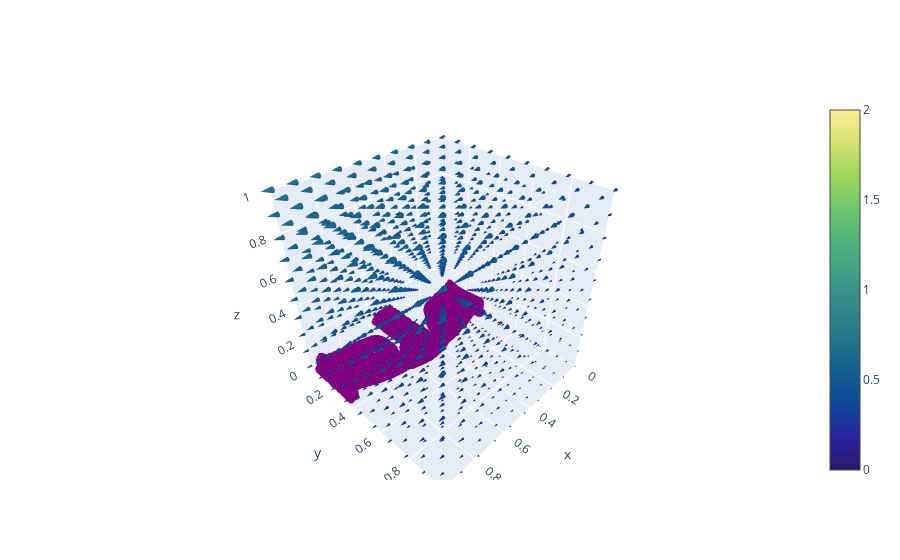

The cell this chart's notebook holds for it:
### Code cell
import plotly.graph_objects as go
import pandas as pd

scatter = go.Scatter3d(
    x=wing_df['x'],
    y=wing_df['y'],
    z=wing_df['z'],
    mode='markers',
    marker=dict(size=1, color='purple')
)

cone = go.Cone(
    x=x_grid.flatten(),
    y=y_grid.flatten(),
    z=z_grid.flatten(),
    u=u_test,
    v=v_test,
    w=w_test,
    sizeref=0.5,
    colorscale='haline',
    cmin=0,
    cmax=2
)

fig = go.Figure(data=[scatter, cone])

fig.update_layout(
    scene = dict(
        xaxis = dict(range=range),
        yaxis = dict(range=range),
        zaxis = dict(range=range)))

fig.show()

### Figure 1 — Plotly figure (JSON) as saved in the notebook; plotly's stock layout.template omitted (floating-point values rounded to 4 significant figures; data arrays with more than 128 entries replaced by an {"elided": "..."} marker saying what was removed)
{"data": [{"marker": {"color": "purple", "size": 1}, "mode": "markers", "type": "scatter3d", "x": {"elided": "20000 float values"}, "y": {"elided": "20000 float values"}, "z": {"elided": "20000 float values"}}, {"cmax": 2, "cmin": 0, "colorscale": [[0, "rgb(41, 24, 107)"], [0.09091, "rgb(42, 35, 160)"], [0.1818, "rgb(15, 71, 153)"], [0.2727, "rgb(18, 95, 142)"], [0.3636, "rgb(38, 116, 137)"], [0.4545, "rgb(53, 136, 136)"], [0.5455, "rgb(65, 157, 133)"], [0.6364, "rgb(81, 178, 124)"], [0.7273, "rgb(111, 198, 107)"], [0.8182, "rgb(160, 214, 91)"], [0.9091, "rgb(212, 225, 112)"], [1, "rgb(253, 238, 153)"]], "sizeref": 0.5, "type": "cone", "u": {"elided": "1000 float values"}, "v": {"elided": "1000 float values"}, "w": {"elided": "1000 float values"}, "x": {"elided": "1000 float values"}, "y": {"elided": "1000 float values"}, "z": {"elided": "1000 float values"}}], "layout": {"scene": {"xaxis": {"range": [0, 1]}, "yaxis": {"range": [0, 1]}, "zaxis": {"range": [0, 1]}}}}
